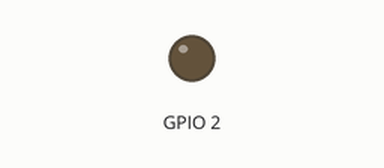
Simulated run of this sketch. Board: ESP32. On the bench: output pins drawn as LEDs (lit = HIGH). Nothing arrives over Bluetooth unless stated; a phone connects over Bluetooth LE 3 s after start.

Above: at 1.1 s.
At 4.1 s:
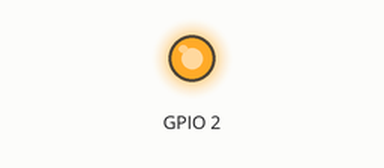
Timing chart, 0 to 5.6 s (numbered marks = the images above):
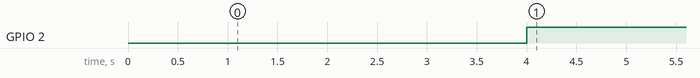

The sketch:

RecuBRD.ino
```cpp
/*  RECU_BLE
 *  Chester Marshall 2021
 *  This program will read Jeep Renix ECU codes and export via bluetooth low energy (BLE) to an Android app
 *  based on work by John Eberle (circuit), Nick Risley (ECU Frame and circuit), Phil Andrews (original proof of concept)
 */
uint8_t ver = 105;
/* Version 1.00  - 1/22/2021
 *               - possible issues with notify
 *               - set framebuffer to 31 to accomodate debug bytes
 *         1.01  - 1/23/2021
 *               - changed debug bytes to uint8_t
 *               - added notify after setvalue
 *         1.02  - 2/9/2021
 *               - removed notify
 *               - changed frame capture function
 *               - set framebuffer size to 35
 *               - should be 29 bytes for 2.5L (framebuffer 0-28)
 *               - should be 31 bytes for 4.0L (framebuffer 0-30)
 *               - framebuffer(31) is a spare
 *               - send testcount in framebuffer(32)  (sent when not connected to ECU)
 *               - send framecount in framebuffer(33) (sent when connected to ECU)
 *               - send firmware version in framebuffer(34)  (set on startup)
 *         1.03  - 2/14/2021
 *               - cleaned up unused functions and variables
 *               - limited frame and test counts to 127
 *         1.04  - there is a bug in frame handling introduced in 1.02 - reverted to previous frame handler from 1.01 (with new buffer size)
 *               - removed LED toggle in frame handler - now LED is only for connections
 *               - framebuffer(31) is for bad frame count
 *         1.05  - now using BLE notify in addition to BLE read, so either method can be used
 *
 */
#include <BLEDevice.h>
#include <BLEUtils.h>
#include <BLEServer.h>
#include <BLE2902.h>

BLEServer *pServer;
BLEService *pService;
BLECharacteristic *pCharacteristic;
BLECharacteristic *pChar1;
BLECharacteristic *pChar2;
BLEAdvertising *pAdvertising;
#define SERVICE_UUID        "13a63cfd-fde2-42aa-8d59-6658a5031063"
#define CHARACTERISTIC_UUID "e922f584-83a4-4317-a384-41248aeaf139"  //40 bytes for reads
#define CHAR1_UUID "1922f584-83a4-4317-a384-41248aeaf139"           //0-19 bytes for notify
#define CHAR2_UUID "2922f584-83a4-4317-a384-41248aeaf139"           //20-34 bytes for notify

uint8_t FRAME_SIZE = 28;          //ECU Frame size constant
byte frameBuffer[35];
byte char2Buffer[20];
uint16_t bufferPosition = 0;     //Current reception byte position
bool frameCompleteFlag = false;  //Set when a frame is ready
bool _0xFFReceived = false;       //Set when a 0xFF received
bool bufferFilling = false;      //Indicates a frame reception is in progress
uint8_t lastByte = 0;            //Tracks last byte received
uint8_t bufferError = 0;         //Indicates a buffer error
uint8_t badFrames = 0;          //Indicates number of bad Comm Frames from ECU
uint8_t FrameCount = 0;         //rolling count of good frames
uint8_t testCount = 0;          //test count for when not connected to ECU
bool ECUdataFlag = false;
bool deviceConnected = false;
bool oldDeviceConnected = false;
long timerLast = 0;

class MyServerCallbacks: public BLEServerCallbacks
{
    void onConnect(BLEServer* pServer)
    {
      deviceConnected = true;
      digitalWrite(2, HIGH);
    };

    void onDisconnect(BLEServer* pServer)
    {
      deviceConnected = false;
      digitalWrite(2, LOW);
    }
};

void SetLed(bool onState)
{
  digitalWrite(2, onState);    // If HIGH, then turn LED on.
}

void NotifyData()
{
  if (deviceConnected)
  {
    pCharacteristic->setValue(frameBuffer,35);
    pChar1->setValue(frameBuffer,20);
    pChar1->notify();
    delay(10);
    char2Buffer[0] = frameBuffer[20];
    char2Buffer[1] = frameBuffer[21];
    char2Buffer[2] = frameBuffer[22];
    char2Buffer[3] = frameBuffer[23];
    char2Buffer[4] = frameBuffer[24];
    char2Buffer[5] = frameBuffer[25];
    char2Buffer[6] = frameBuffer[26];
    char2Buffer[7] = frameBuffer[27];
    char2Buffer[8] = frameBuffer[28];
    char2Buffer[9] = frameBuffer[29];
    char2Buffer[10] = frameBuffer[30];
    char2Buffer[11] = frameBuffer[31];
    char2Buffer[12] = frameBuffer[32];
    char2Buffer[13] = frameBuffer[33];
    char2Buffer[14] = frameBuffer[34];
    pChar2->setValue(char2Buffer,15);
    pChar2->notify();
  }
}

void ManageSerialReceive()
{
  uint8_t byte_read;

  while( Serial2.available() > 0)  //Loop while there's anything in the serial buffer
  {
     byte_read = Serial2.read();  //Read any data received (at a minimum empty the buffer))
     ReceiveDataFrame(byte_read); //Send byte read to be put in dataframe
     if(frameCompleteFlag)       //If we have a complete dataframe
     {
        if(bufferError == 0)     //If there was not an error receiving frame
        {
          ECUdataFlag = true;
          FrameCount++;
          if(FrameCount > 127) FrameCount = 0;
          frameBuffer[33] = FrameCount;
          NotifyData();
        }
        else
        {
          ++badFrames;
          if(badFrames > 127) badFrames = 0;
          frameBuffer[31] = badFrames;
          NotifyData();
        }
        frameCompleteFlag = false;   //Reset Flag to start new receive
     }
  }
}

bool ReceiveDataFrame(uint8_t data)
{
    bool storeByteFlag = false; //Indicates we should write the byte into the buffer
    uint8_t byteData;
    if (frameCompleteFlag)      //Unread frame waiting - ignore data
        return false;
    byteData = data;
    if(!bufferFilling)          //Waiting on 0xFF, 0x00 sequence to start
    {
        if((byteData == 0x00) && (lastByte == 0xFF))   //if current byte is 0x00 and last was 0xFF then start frame
        {
            bufferFilling = true;   //Indicate filling in progress
            bufferPosition = 0;     //Reset frame fill position
            bufferError = 0;        //reset error
            lastByte = 0;           //reset for next frame start
            _0xFFReceived = false;  //Reset double 0xFF data indicator
        }
        else
            lastByte = byteData;    //Not start of frame, so keep byte for next check
    }
    else
    {   //Start of Frame received so Receiving Data
        if(_0xFFReceived)
        {   //Last Byte into buffer was a 0xFF
            switch(byteData)
            {
                case 0xFF:
                    //We have a 0xFF followed by a 0xFF.  This indicates that the prior value
                    //was valid (and not start of new frame transmission).  Simply discard this byte
                    //by not setting the store storeByteFlag.
                    break;
                case 0:
                    //We have a 0xFF followed by a 0x00. Treat as start of new Frame transmission
                    bufferError = 2;       //Indicate Short Count On Buffer
                    --bufferPosition;      //Back up to last good data
                    bufferFilling = false; //Stop Filling
                    frameCompleteFlag = true;
                    break;
                default:
                    //Should not happen.  Assume Data is bad and reset buffer
                    bufferFilling = false;
                    break;
            }
            _0xFFReceived = false;  //Reset the flag
        }
        else
        {
            storeByteFlag = true;   //Prior byte was not 0xFF.  Store it and set flag if current byte is 0xFF
            if (byteData == 0xFF) _0xFFReceived = true;
        }
    }
    //If there is valid data to store
    if (storeByteFlag)
    {
        frameBuffer[bufferPosition++] = byteData; //Store the data
        if(bufferPosition >= FRAME_SIZE)   //Full frame so indicate
        {
            bufferFilling = false; //Stop Filling
            frameCompleteFlag = true;
        }
    }
    return true;
}

void setup()
{
  Serial2.begin(62500, SERIAL_8N1, 18, 21);
  delay(1000);
  //setup blue LED
  pinMode(2, OUTPUT);
  digitalWrite(2, LOW);
  BLEDevice::init("RECU");
  uint16_t mtu = 40;
  BLEDevice::setMTU(mtu);
  pServer = BLEDevice::createServer();
  pServer->setCallbacks(new MyServerCallbacks());
  pService = pServer->createService(SERVICE_UUID);
  pCharacteristic = pService->createCharacteristic(CHARACTERISTIC_UUID,BLECharacteristic::PROPERTY_READ);
  pCharacteristic->addDescriptor(new BLE2902());
  pChar1 = pService->createCharacteristic(CHAR1_UUID,
    BLECharacteristic::PROPERTY_READ |
    BLECharacteristic::PROPERTY_NOTIFY |
    BLECharacteristic::PROPERTY_INDICATE);
  pChar1->addDescriptor(new BLE2902());
  pChar2 = pService->createCharacteristic(CHAR2_UUID,
    BLECharacteristic::PROPERTY_READ |
    BLECharacteristic::PROPERTY_NOTIFY |
    BLECharacteristic::PROPERTY_INDICATE);
  pChar2->addDescriptor(new BLE2902());
  frameBuffer[34] = ver;
  pService->start();
  pAdvertising = BLEDevice::getAdvertising();
  pAdvertising->addServiceUUID(SERVICE_UUID);
  pAdvertising->setScanResponse(false);
  pAdvertising->setMinPreferred(0x0);
  //pAdvertising->setMinPreferred(0x06);  // functions that help with iPhone connections issue
  //pAdvertising->setMinPreferred(0x12);
  BLEDevice::startAdvertising();
}

void loop()
{
  if (!deviceConnected && oldDeviceConnected)
  {
    delay(500); // give the bluetooth stack the chance to get things ready
    pServer->startAdvertising(); // restart advertising
    oldDeviceConnected = deviceConnected;
  }
  if (deviceConnected && !oldDeviceConnected)
  {
    ECUdataFlag = false;
    timerLast = millis();
    oldDeviceConnected = deviceConnected;
  }

  if(deviceConnected)
  {
    if(ECUdataFlag == false)
    {
      long timerNow = millis();
      if (timerNow - timerLast > 250)
      {
        timerLast = timerNow;
        testCount++;
        if(testCount > 127) testCount = 0;
        frameBuffer[4] = testCount;
        frameBuffer[24] = testCount;
        frameBuffer[32] = testCount;
        NotifyData();
      }
    }
  }
  ManageSerialReceive();
  delay(50);
}
```

Measured:
- by itself, GPIO 2: LOW → HIGH at 4.0 s
